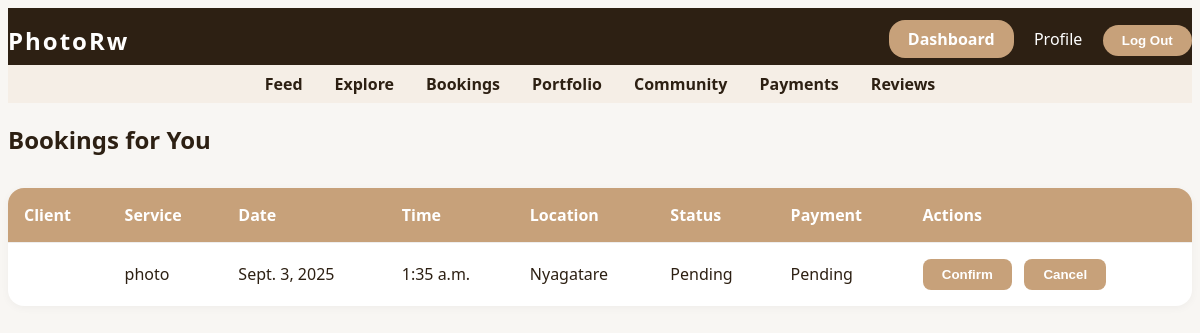
/bookings/photographer/ (signed in), run on an earlier commit of the app's database.
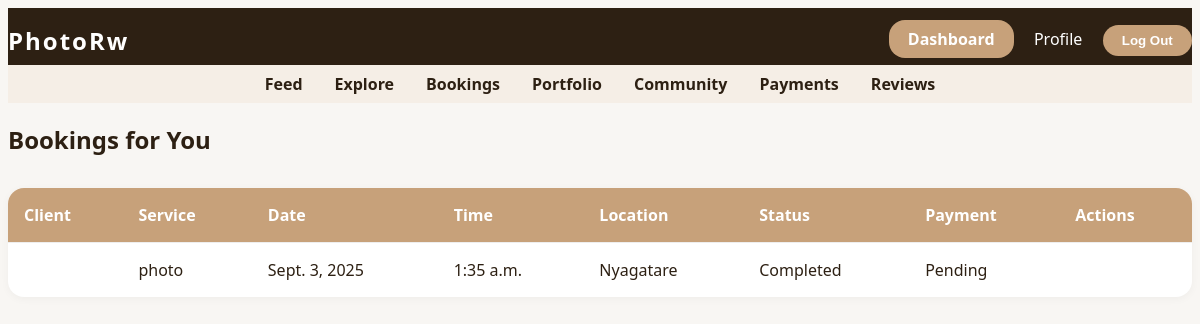
And on a later commit of the database.
### bookings/models.py (models this page shows, shortened)
class Booking(models.Model):
	STATUS_CHOICES = [
		('pending', 'Pending'),
		('confirmed', 'Confirmed'),
		('completed', 'Completed'),
		('cancelled', 'Cancelled'),
	]
	PAYMENT_STATUS_CHOICES = [
		('pending', 'Pending'),
		('paid', 'Paid'),
		('failed', 'Failed'),
	]
	client = models.ForeignKey(User, on_delete=models.CASCADE, related_name='client_bookings', limit_choices_to={'role': 'client'})
	photographer = models.ForeignKey(User, on_delete=models.CASCADE, related_name='photographer_bookings', limit_choices_to={'role': 'photographer'})
	service_type = models.CharField(max_length=100)
	date = models.DateField()
	time = models.TimeField()
	location = models.CharField(max_length=255)
	status = models.CharField(max_length=20, choices=STATUS_CHOICES, default='pending')
	payment_status = models.CharField(max_length=20, choices=PAYMENT_STATUS_CHOICES, default='pending')
	created_at = models.DateTimeField(auto_now_add=True)

### bookings/views.py (the view)
# urls.py: path('photographer/', views.photographer_dashboard, name='photographer_dashboard'),
@login_required
def photographer_dashboard(request):
	bookings = Booking.objects.filter(photographer=request.user)
	return render(request, 'bookings/photographer_dashboard.html', {'bookings': bookings})

### templates/bookings/photographer_dashboard.html (shortened to what this page needs)
{% extends 'base.html' %}
{% load static %}
{% block head %}
    <link rel="stylesheet" href="{% static 'css/booking_table.css' %}">
{% endblock %}
{% block content %}
<div class="dashboard-section">
    <h2>Bookings for You</h2>
    <table class="booking-table">
        <thead>
            <tr>
                <th>Client</th>
                <th>Service</th>
                <th>Date</th>
                <th>Time</th>
                <th>Location</th>
                <th>Status</th>
                <th>Payment</th>
                <th>Actions</th>
            </tr>
        </thead>
        <tbody>
        {% for booking in bookings %}
            <tr>
                <td>{{ booking.client.first_name }} {{ booking.client.last_name }}</td>
                <td>{{ booking.service_type }}</td>
                <td>{{ booking.date }}</td>
                <td>{{ booking.time }}</td>
                <td>{{ booking.location }}</td>
                <td>{{ booking.get_status_display }}</td>
                <td>{{ booking.get_payment_status_display }}</td>
                <td>
                    {% if booking.status == 'pending' %}
                        <form method="post" action="{% url 'confirm_booking' booking.id %}" style="display:inline;">{% csrf_token %}<button type="submit" class="confirm-btn">Confirm</button></form>
                        <form method="post" action="{% url 'cancel_booking' booking.id %}" style="display:inline;">{% csrf_token %}<button type="submit" class="cancel-btn">Cancel</button></form>
                    {% elif booking.status == 'confirmed' %}
                        <form method="post" action="{% url 'complete_booking' booking.id %}" style="display:inline;">{% csrf_token %}<button type="submit" class="complete-btn">Mark Complete</button></form>
                    {% endif %}
                </td>
            </tr>
        {% empty %}
            <tr><td colspan="8">No bookings yet.</td></tr>
        {% endfor %}
        </tbody>
    </table>
</div>
{% endblock %}

What changed in the data, as far as the page shows it:
changed Booking "photo": status "Pending" → "Completed"; no longer shows "Confirm Cancel"
